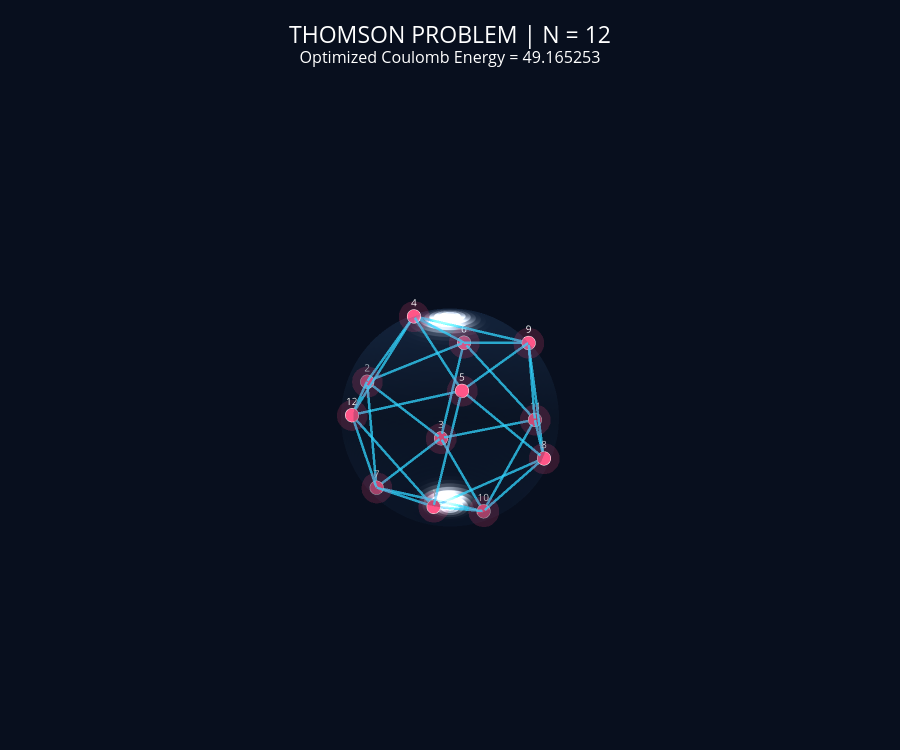

The notebook cell this image was saved under:
### Code cell
import numpy as np
import plotly.graph_objects as go
from scipy.spatial import ConvexHull

# Select number of charges
N_visual = 12  # Change to 4, 6, 8, 12, or 20

points = best_configurations[N_visual]
energy = coulomb_energy(points)

fig = go.Figure()

# Smooth transparent sphere
u = np.linspace(0, 2*np.pi, 100)
v = np.linspace(0, np.pi, 70)

sx = np.outer(np.cos(u), np.sin(v))
sy = np.outer(np.sin(u), np.sin(v))
sz = np.outer(np.ones_like(u), np.cos(v))

fig.add_trace(go.Surface(
    x=sx, y=sy, z=sz,
    colorscale=[[0, "#10213b"], [1, "#335c91"]],
    opacity=0.22,
    showscale=False,
    hoverinfo="skip",
    lighting=dict(
        ambient=0.45,
        diffuse=0.8,
        specular=0.9,
        roughness=0.15
    ),
    name="Unit sphere"
))

# Geometric edges from convex hull
hull = ConvexHull(points)
edges = set()

for triangle in hull.simplices:
    for i in range(3):
        a = triangle[i]
        b = triangle[(i+1) % 3]
        edges.add(tuple(sorted((a, b))))

edge_x, edge_y, edge_z = [], [], []

for a, b in edges:
    edge_x += [points[a, 0], points[b, 0], None]
    edge_y += [points[a, 1], points[b, 1], None]
    edge_z += [points[a, 2], points[b, 2], None]

fig.add_trace(go.Scatter3d(
    x=edge_x, y=edge_y, z=edge_z,
    mode="lines",
    line=dict(color="#32d5ff", width=5),
    opacity=0.75,
    hoverinfo="skip",
    name="Geometric edges"
))

# Glow effect: larger translucent markers
fig.add_trace(go.Scatter3d(
    x=points[:, 0],
    y=points[:, 1],
    z=points[:, 2],
    mode="markers",
    marker=dict(
        size=18,
        color="#ff477e",
        opacity=0.18
    ),
    hoverinfo="skip",
    showlegend=False
))

# Charges
fig.add_trace(go.Scatter3d(
    x=points[:, 0],
    y=points[:, 1],
    z=points[:, 2],
    mode="markers+text",
    marker=dict(
        size=8,
        color="#ff5688",
        line=dict(color="#ffffff", width=2)
    ),
    text=[str(i+1) for i in range(N_visual)],
    textposition="top center",
    textfont=dict(color="white", size=10),
    hovertemplate=(
        "Charge %{text}<br>"
        "x=%{x:.3f}<br>"
        "y=%{y:.3f}<br>"
        "z=%{z:.3f}<extra></extra>"
    ),
    name="Electric charges"
))

fig.update_layout(
    title=dict(
        text=(
            f"THOMSON PROBLEM | N = {N_visual}"
            f"<br><sup>Optimized Coulomb Energy = {energy:.6f}</sup>"
        ),
        x=0.5,
        font=dict(size=23, color="white")
    ),
    paper_bgcolor="#080f1e",
    font=dict(color="white"),
    scene=dict(
        bgcolor="#080f1e",
        xaxis=dict(visible=False, range=[-1.3, 1.3]),
        yaxis=dict(visible=False, range=[-1.3, 1.3]),
        zaxis=dict(visible=False, range=[-1.3, 1.3]),
        aspectmode="cube",
        camera=dict(eye=dict(x=1.8, y=1.8, z=1.3))
    ),
    showlegend=False,
    height=750,
    margin=dict(l=0, r=0, t=85, b=0)
)

fig.show()

### Figure 1 — Plotly figure (JSON) as saved in the notebook; plotly's stock layout.template omitted (floating-point values rounded to 4 significant figures; data arrays with more than 128 entries replaced by an {"elided": "..."} marker saying what was removed)
{"data": [{"colorscale": [[0, "#10213b"], [1, "#335c91"]], "hoverinfo": "skip", "lighting": {"ambient": 0.45, "diffuse": 0.8, "roughness": 0.15, "specular": 0.9}, "name": "Unit sphere", "opacity": 0.22, "showscale": false, "type": "surface", "x": {"elided": "100x70 float values"}, "y": {"elided": "100x70 float values"}, "z": {"elided": "100x70 float values"}}, {"hoverinfo": "skip", "line": {"color": "#32d5ff", "width": 5}, "mode": "lines", "name": "Geometric edges", "opacity": 0.75, "type": "scatter3d", "x": [0.1213, 0.4747, null, -0.7455, -0.9279, null, 0.1738, 0.5595, null, -0.4747, -0.7455, null, 0.1738, 0.1213, null, 0.7455, 0.9279, null, 0.5595, 0.9279, null, -0.1738, -0.9279, null, 0.4747, -0.5595, null, 0.4747, 0.9279, null, -0.1213, -0.9279, null, 0.7455, -0.1738, null, 0.1738, -0.4747, null, 0.7455, 0.4747, null, 0.1738, -0.7455, null, 0.1738, 0.9279, null, -0.4747, -0.9279, null, -0.1738, -0.1213, null, 0.4747, -0.1738, null, 0.1213, -0.7455, null, 0.1213, 0.9279, null, 0.1213, -0.5595, null, -0.7455, -0.5595, null, -0.5595, -0.9279, null, 0.7455, -0.1213, null, 0.7455, 0.5595, null, -0.4747, -0.1213, null, -0.4747, 0.5595, null, 0.5595, -0.1213, null, -0.1738, -0.5595, null], "y": [-0.3338, 0.6099, null, -0.5479, 0.2635, null, -0.979, -0.4342, null, -0.6099, -0.5479, null, -0.979, -0.3338, null, 0.5479, -0.2635, null, -0.4342, -0.2635, null, 0.979, 0.2635, null, 0.6099, 0.4342, null, 0.6099, -0.2635, null, 0.3338, 0.2635, null, 0.5479, 0.979, null, -0.979, -0.6099, null, 0.5479, 0.6099, null, -0.979, -0.5479, null, -0.979, -0.2635, null, -0.6099, 0.2635, null, 0.979, 0.3338, null, 0.6099, 0.979, null, -0.3338, -0.5479, null, -0.3338, -0.2635, null, -0.3338, 0.4342, null, -0.5479, 0.4342, null, 0.4342, 0.2635, null, 0.5479, 0.3338, null, 0.5479, -0.4342, null, -0.6099, 0.3338, null, -0.6099, -0.4342, null, -0.4342, 0.3338, null, 0.979, 0.4342, null], "z": [0.9348, 0.6345, null, 0.3796, -0.2639, null, 0.1063, -0.706, null, -0.6345, 0.3796, null, 0.1063, 0.9348, null, -0.3796, 0.2639, null, -0.706, 0.2639, null, -0.1063, -0.2639, null, 0.6345, 0.706, null, 0.6345, 0.2639, null, -0.9348, -0.2639, null, -0.3796, -0.1063, null, 0.1063, -0.6345, null, -0.3796, 0.6345, null, 0.1063, 0.3796, null, 0.1063, 0.2639, null, -0.6345, -0.2639, null, -0.1063, -0.9348, null, 0.6345, -0.1063, null, 0.9348, 0.3796, null, 0.9348, 0.2639, null, 0.9348, 0.706, null, 0.3796, 0.706, null, 0.706, -0.2639, null, -0.3796, -0.9348, null, -0.3796, -0.706, null, -0.6345, -0.9348, null, -0.6345, -0.706, null, -0.706, -0.9348, null, -0.1063, 0.706, null]}, {"hoverinfo": "skip", "marker": {"color": "#ff477e", "opacity": 0.18, "size": 18}, "mode": "markers", "showlegend": false, "type": "scatter3d", "x": [0.7455, 0.1738, -0.4747, 0.1213, 0.4747, -0.7455, 0.5595, -0.1738, -0.5595, -0.1213, -0.9279, 0.9279], "y": [0.5479, -0.979, -0.6099, -0.3338, 0.6099, -0.5479, -0.4342, 0.979, 0.4342, 0.3338, 0.2635, -0.2635], "z": [-0.3796, 0.1063, -0.6345, 0.9348, 0.6345, 0.3796, -0.706, -0.1063, 0.706, -0.9348, -0.2639, 0.2639]}, {"hovertemplate": "Charge %{text}<br>x=%{x:.3f}<br>y=%{y:.3f}<br>z=%{z:.3f}<extra></extra>", "marker": {"color": "#ff5688", "line": {"color": "#ffffff", "width": 2}, "size": 8}, "mode": "markers+text", "name": "Electric charges", "text": ["1", "2", "3", "4", "5", "6", "7", "8", "9", "10", "11", "12"], "textfont": {"color": "white", "size": 10}, "textposition": "top center", "type": "scatter3d", "x": [0.7455, 0.1738, -0.4747, 0.1213, 0.4747, -0.7455, 0.5595, -0.1738, -0.5595, -0.1213, -0.9279, 0.9279], "y": [0.5479, -0.979, -0.6099, -0.3338, 0.6099, -0.5479, -0.4342, 0.979, 0.4342, 0.3338, 0.2635, -0.2635], "z": [-0.3796, 0.1063, -0.6345, 0.9348, 0.6345, 0.3796, -0.706, -0.1063, 0.706, -0.9348, -0.2639, 0.2639]}], "layout": {"font": {"color": "white"}, "height": 750, "margin": {"b": 0, "l": 0, "r": 0, "t": 85}, "paper_bgcolor": "#080f1e", "scene": {"aspectmode": "cube", "bgcolor": "#080f1e", "camera": {"eye": {"x": 1.8, "y": 1.8, "z": 1.3}}, "xaxis": {"range": [-1.3, 1.3], "visible": false}, "yaxis": {"range": [-1.3, 1.3], "visible": false}, "zaxis": {"range": [-1.3, 1.3], "visible": false}}, "showlegend": false, "title": {"font": {"color": "white", "size": 23}, "text": "THOMSON PROBLEM | N = 12<br><sup>Optimized Coulomb Energy = 49.165253</sup>", "x": 0.5}}}
